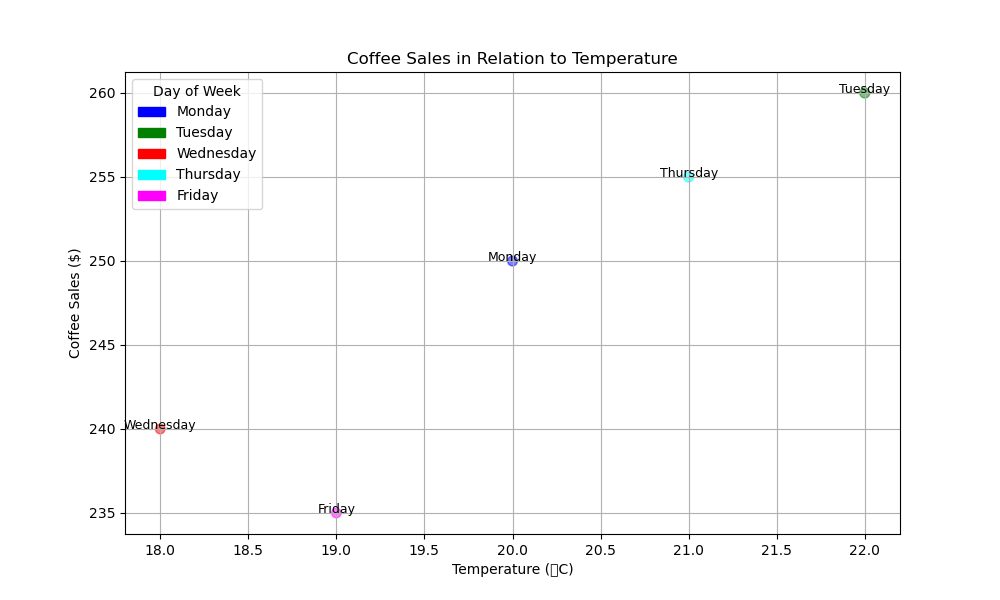

Python code for this plot:

import matplotlib.pyplot as plt

# Given data in the form of a list of dictionaries
data = [
    {'Day': 'Monday', 'Temperature (°C)': 20, 'Coffee Sales ($)': 250},
    {'Day': 'Tuesday', 'Temperature (°C)': 22, 'Coffee Sales ($)': 260},
    {'Day': 'Wednesday', 'Temperature (°C)': 18, 'Coffee Sales ($)': 240},
    {'Day': 'Thursday', 'Temperature (°C)': 21, 'Coffee Sales ($)': 255},
    {'Day': 'Friday', 'Temperature (°C)': 19, 'Coffee Sales ($)': 235}
]

# Extracting the Temperature, Coffee Sales, and Days for plotting
temperatures = [item['Temperature (°C)'] for item in data]
coffee_sales = [item['Coffee Sales ($)'] for item in data]
days = [item['Day'] for item in data]
day_numbers = range(len(days))  # Convert days to numerical values

# Start by creating a scatter plot
plt.figure(figsize=(10, 6))  # Set the size of the figure

# Create a scatterplot, with temperature being the x-axis and coffee sales being the y-axis.
# We will also use the day of the week to determine the color of the points.
colors = ['blue', 'green', 'red', 'cyan', 'magenta']  # Color list corresponding to each day
sizes = [sales / 5 for sales in coffee_sales]  # Compute size of each point based on coffee sales to diversify the encoding

# Scatter plot with Temperature on x-axis and Coffee Sales on y-axis. Day of week is represented by color.
plt.scatter(temperatures, coffee_sales, c=colors, s=sizes, alpha=0.5)

# Labeling each data point with the corresponding day of the week
for i, day in enumerate(days):
    plt.text(temperatures[i], coffee_sales[i], day, fontsize=9, ha='center')

# Adding titles and labels
plt.title("Coffee Sales in Relation to Temperature")
plt.xlabel("Temperature (°C)")
plt.ylabel("Coffee Sales ($)")

# Adding grid lines for better readability
plt.grid(True)

# Showing a legend to explain the colors/sizes, here we'll use a proxy artist for the legend
import matplotlib.patches as mpatches
legend_handles = [mpatches.Patch(color=colors[i], label=days[i]) for i in range(len(days))]
plt.legend(handles=legend_handles, title='Day of Week')

# Show the plot
plt.show()
